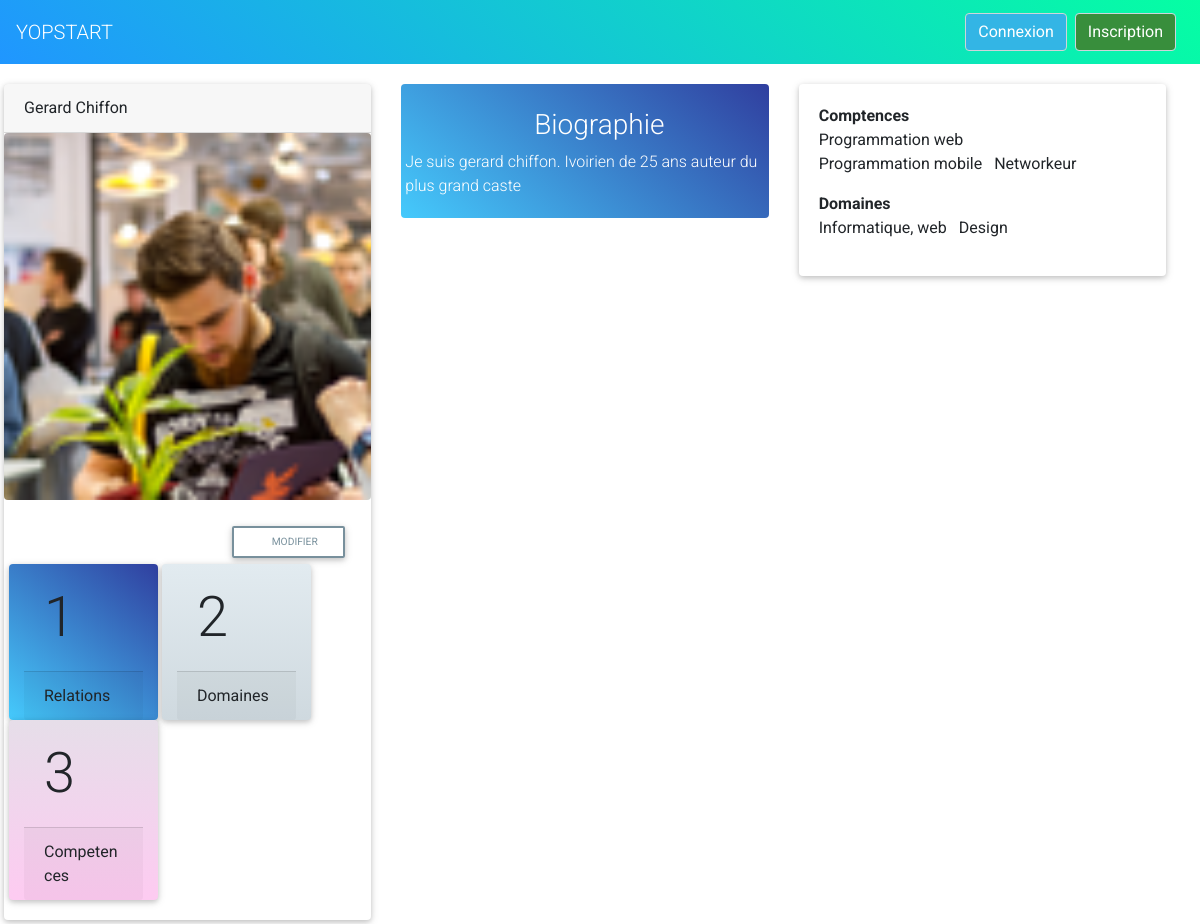
Page /profile/1/ on the committed database.
### youself/models.py (models this page shows, shortened)
class Utilisateur(models.Model):
    relation = models.ManyToManyField('Utilisateur', blank=True)
    user = models.OneToOneField(User, on_delete=models.CASCADE, limit_choices_to={'is_superuser':False})
    date_naissance = models.DateField(blank=True, auto_now=True)
    bio = models.TextField(blank=True)
    pays = models.CharField(max_length=50, blank=True)
    competences = models.ManyToManyField(Competence,blank=True)
    domaine = models.ManyToManyField(Domaine, blank=True)
    img_url = models.ImageField(verbose_name='photo de profile', blank=True, upload_to='profile/', default='profile/default-img.png')
    def patronyme(self):
        return f"{self.user.first_name} {self.user.last_name}"

class Competence(models.Model):
    label = models.CharField(max_length=100)

class Domaine(models.Model):
    label = models.CharField(max_length=100)

### youself/views.py (the view)
# urls.py: path('profile/<int:pk>/', views.UtilisateurDetails.as_view(), name="profile"),
class UtilisateurDetails(generic.DetailView):
    model = Utilisateur
    template_name = 'youself/u_details.html'

### helper/tempcontexte.py (called while the page is built)
def calla(ctxt):
    return {
        'list_domaines' : Domaine.objects.all(),
        'list_competences' : Competence.objects.all(),
        'list_utilis': Utilisateur.objects.all(),
        'list_projets': Projet.objects.all(),
    }

### templates/youself/u_details.html
{% extends 'index.html' %}
{% block main %}
    {% include 'layout/navbar.html' %}
    <main class="container-fluid row grid mt-3 p-1 ">
        <div class="col-md-4 col-xs-12 ">
            <div class="card">
                <div class="card-header">
                    <span class="align-content-center">{{ object.patronyme }}</span>
                </div>
                <img class="img-fluid rounded" src="{{ MEDIA_URL }}{{ object.img_url }}" width="700" height="400" alt="probleme de telechargement">
                <div class="card-body row">
                    <div class="col col-12 text-right">
                        <button class="btn btn-rounded btn-sm btn-outline-blue-grey">
                            <i class="fa fa-pencil-alt mr-1"></i>Modifier
                        </button>
                    </div>
                    <div class="card blue-gradient col-5 mr-1">
                        <div class="card-body">
                            <span class="display-4">{{ object.relation.count }}</span>
                        </div>
                        <div class="card-footer">Relations</div>
                    </div>
                    <div class="card heavy-rain-gradient mr-1 col-5">
                        <div class="card-body">
                            <span class="display-4">{{ object.domaine.count }}</span>
                        </div>
                        <div class="card-footer">Domaines</div>
                    </div>
                    <div class="card frozen-dreams-gradient mr-1 col-5">
                        <div class="card-body">
                            <span class="display-4">{{ object.competences.count }}</span>
                        </div>
                        <div class="card-footer">Competences</div>
                    </div>
                </div>
            </div>
        </div>
        <div class="col-md-4 col-xs-12">
            <div class="panel blue-gradient pt-4 p-1 rounded">
                <div class="panel-body white-text">
                    <h3 class="text-center">
                        <i class="fa fa-book-open"></i>
                        Biographie</h3>
                    <p>{{ object.bio }}</p>
                </div>
            </div>
        </div>
        <div class="col-md-4 col-xs-12">
            <div class="card">
                <div class="card-body">
                    <ul class="list-inline">
                        <b class="">Comptences</b>
                        <br>
                        {% for comp in object.competences.all %}
                            <li class="list-inline-item">{{ comp.label }}</li>
                            {% empty %}
                            <span>Pas de competences</span>
                        {% endfor %}
                    </ul>
                    <ul class="list-inline">
                        <b class="">Domaines</b>
                        <br>
                        {% for dom in object.domaine.all %}
                            <li class="list-inline-item">{{ dom.label }}</li>
                            {% empty %}
                            <span>Pas de competences</span>
                        {% endfor %}
                    </ul>
                </div>
            </div>
        </div>
    </main>
{% endblock main %}

### rows in the picture
Utilisateur: patronyme "Gerard Chiffon", img_url (picture), relation.count "1", domaine.count "2", competences.count "3", bio "Je suis gerard chiffon. Ivoirien de 25 ans auteur du plus grand caste"
Competence: label "Programmation web"
Competence: label "Programmation mobile"
Competence: label "Networkeur"
Domaine: label "Informatique, web"
Domaine: label "Design"
